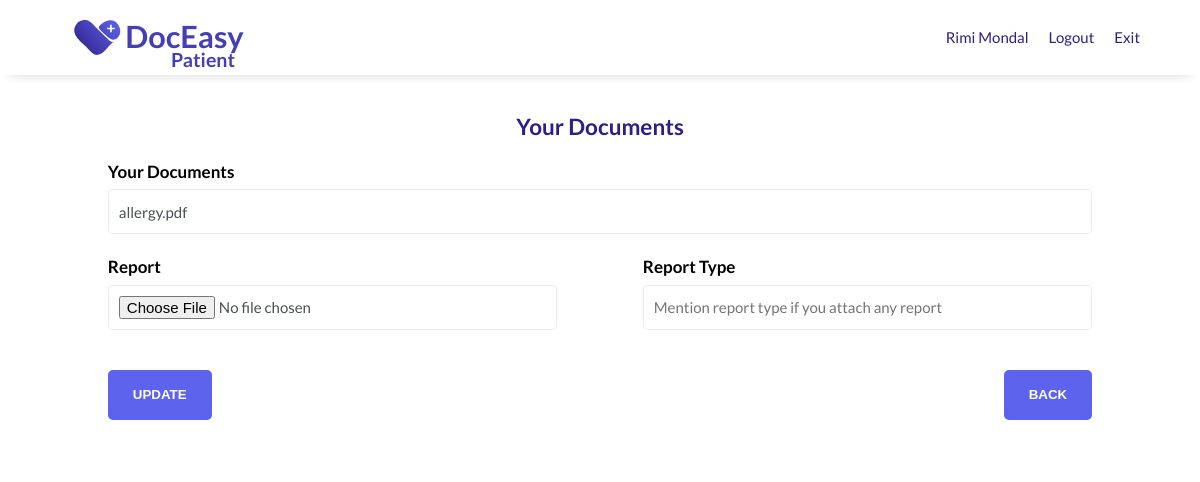
/public/dashboard/ProfilePage/patientDocuments.php (signed in), run on an earlier commit of the app's database.
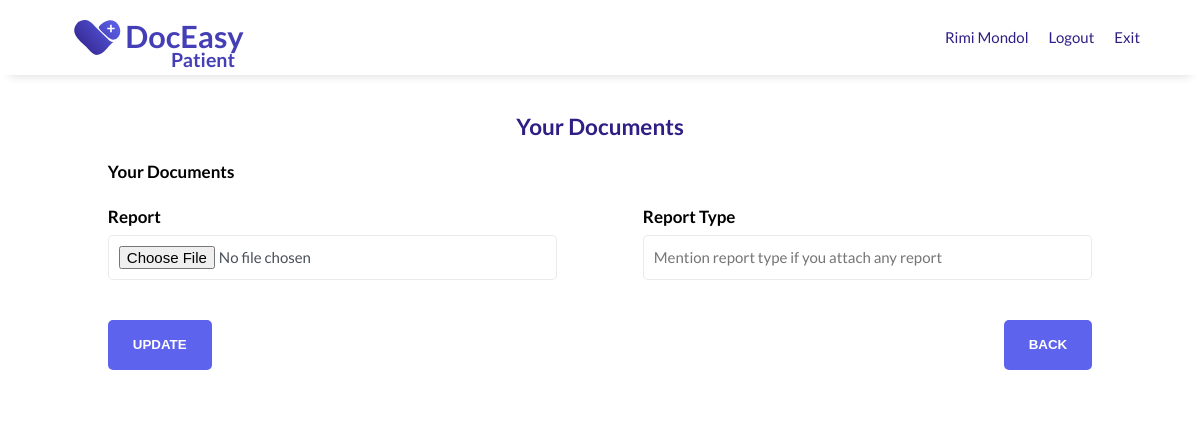
And on a later commit of the database.
### tables this page shows
CREATE TABLE `patient` (
  `p_id` int(5) UNSIGNED NOT NULL,
  `username` varchar(10) NOT NULL,
  `password` int(10) UNSIGNED NOT NULL,
  `full_name` varchar(50) NOT NULL,
  `aadhar_no` bigint(12) UNSIGNED NOT NULL,
  `dob` date NOT NULL,
  `age` int(2) UNSIGNED NOT NULL,
  `gender` enum('MALE','FEMALE','OTHER') NOT NULL,
  `marital_status` enum('MARRIED','UNMARRIED') NOT NULL,
  `phn_no` bigint(10) UNSIGNED NOT NULL,
  `email` varchar(50) NOT NULL,
  `address` varchar(200) NOT NULL,
  `city` varchar(50) NOT NULL,
  `pin_code` int(6) UNSIGNED NOT NULL,
  `allergic` varchar(100) DEFAULT NULL
);

CREATE TABLE `patient_document` (
  `id` int(5) NOT NULL,
  `patient_id` int(5) UNSIGNED NOT NULL,
  `report_type` varchar(50) NOT NULL,
  `report` mediumblob NOT NULL
);

### public/dashboard/ProfilePage/patientDocuments.php (the view, shortened to what this page needs)
<?php
require_once "../../config.php";
if ($_SESSION["loggedIn"]) {
?>
    <!DOCTYPE html>
    <html lang="en">
    <head>
        <link rel="stylesheet" type="text/css" href="/assets/css/PatientRegister.css" />
    </head>
    <body>
        <?php
        $uname =  $_SESSION["uname"];
        $sql = "SELECT * FROM patient WHERE username='$uname'";
        $result = $conn->query($sql);
        $row = $result->fetch_assoc();
        if ($row) {
        ?>
            <header id="header">
                <div class="logo">
                    <a href="../../patientDash.php">
                        <img class="logo-img" id="header-img" src="/assets/images/doceasy/doceasy-patient-logo.svg" alt="DocEasy logo" />
                    </a>
                </div>
                <nav id="nav-bar">
                    <ul>
                        <li><a class="nav-link" href="#"><?php echo $row["full_name"];  ?></a></li>
                        <li><a class="nav-link" href="/public/logout/patietLogout.php">Logout</a></li>
                        <li><a class="nav-link" href="../patientDash.php">Exit</a></li>
                    </ul>
                </nav>
            </header>
            <main>
                <?php
                $patient_id = $row["p_id"];
                ?>
                <section id="registration">
                    <h2>Your Documents</h2>
                    <div class="grid">
                        <form id="form" action="" method="POST">
                            <div class="column-100">
                                <div class="form-group">
                                    <label id="document-label" for="document"><strong>Your Documents</strong></label>
                                    <?php
                                    $sql_document = "SELECT * FROM patient, patient_document WHERE patient.p_id = patient_document.patient_id AND patient_id = $patient_id ";
                                    $result_document = $conn->query($sql_document);
                                    while ($row_document = $result_document->fetch_array()) { ?>
                                        <input name="report" class="form-control" id="document" value="<?php echo $row_document["report"] ?>" disabled />
                                    <?php } ?>
                                </div>
                            </div>
                            <div class="column-50">
                                <div class="form-group">
                                    <label id="report-label" for="report"><strong>Report</strong></label>
                                    <input type="file" name="report" class="form-control" id="report" value="<?php $report ?>" />
                                </div>
                            </div>
                            <div class="column-50">
                                <div class="form-group">
                                    <label id="report_type-label" for="report_type"><strong>Report Type</strong></label>
                                    <input type="text" name="report_type" class="form-control" id="report_type" placeholder="Mention report type if you attach any report" value="<?php $report_type ?>" />
                                </div>
                            </div>
                            <div class="column-50">
                                <div class="form-group">
                                    <input id="submit" type="submit" name="update" value="Update" class="btn" />
                                </div>
                            </div>
                            <div class="column-50">
                                <div class="form-group">
                                    <a href="./updatePatientProfile.php">
                                        <input id="back" type="button" value="back" class="btn" />
                                    </a>
                                </div>
                            </div>
                        </form>
                    </div>
                </section>
            </main>
    </body>
<?php
        }
    } else {
        header("Location: /public/login/PatientLogin.php");
    }
?>
    </html>

### assets/css/PatientRegister.css (style rules this page uses)
* { margin: 0; padding: 0; box-sizing: border-box; scroll-behavior: smooth; }
html { font-size: 10px; }
body { font-size: 1.5rem; line-height: 1.5; font-family: "Lato", sans-serif; color: #37383a; }
li { list-style: none; }
a { color: #2f1e84; text-decoration: none; }
img { max-width: 100%; height: auto; display: block; }
.column-50 { float: left; width: 50%; padding: 0 4%; }
.column-100 { float: left; padding: 0 4%; width: 100%; }
.grid::after { content: ""; display: table; clear: both; }
.btn { text-transform: uppercase; font-weight: 600; color: #fff; background-color: #5d63ed; padding: 1.7rem 2.5rem; margin: 1.5rem 0; height: 5rem; border: 0; border-radius: 5px; cursor: pointer; outline: none; }
.logo-img { width: 100%; max-width: 200px; }
header { padding: 0 5rem; width: 100%; position: fixed; top: 0; min-height: 75px; display: flex; justify-content: space-between; align-items: center; background-color: #fff; box-shadow: 0 1rem 1rem -1rem rgba(55, 56, 58, 0.2); }
nav { font-weight: 400; }
nav > ul { display: flex; flex-direction: row; justify-content: space-around; }
nav li { padding: 0px 10px 0px 10px; }
#registration { padding: 11rem 5rem 4rem 5rem; text-align: center; color: #2f1e84; }
form { margin: 1.5rem; text-align: left; }
label { display: flex; align-items: center; margin-bottom: 0.5rem; color: black; font-size: 17px; }
.form-group { margin-bottom: 2rem; }
.form-group #back { float: right; }
.form-control { display: block; width: 100%; height: 4.5rem; padding: 1rem; color: #495057; background-color: #fff; border: 1px solid rgba(55, 56, 58, 0.1); border-radius: 5px; transition: border-color 0.15s ease-in-out, box-shadow 0.15s ease-in-out; }
.form-control, .input-address { margin: 0; font-family: inherit; font-size: inherit; line-height: inherit; }

What changed in the data, as far as the page shows it:
removed patient_document: report "allergy.pdf"
changed patient: full_name "Rimi Mondal" → "Rimi Mondol"
